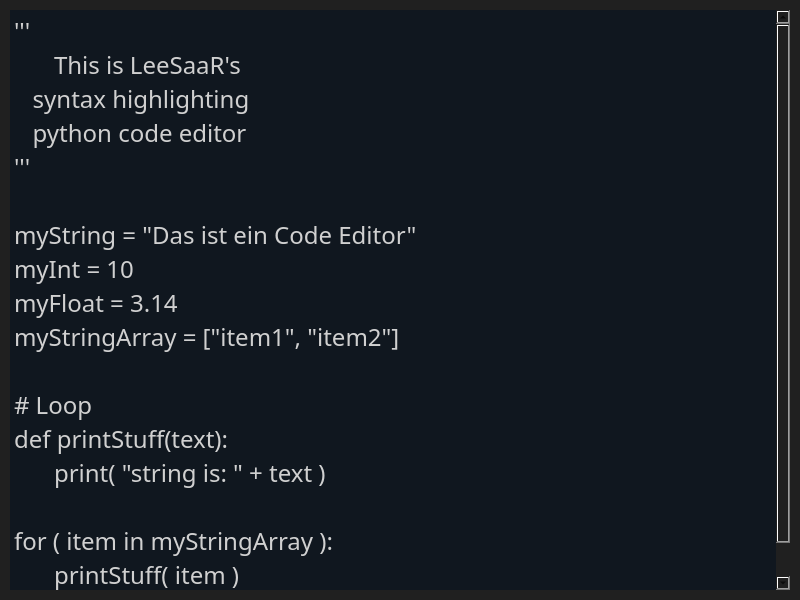
<?xml version="1.0" encoding="UTF-8"?>
<ui version="4.0">
 <class>MainWindow</class>
 <widget class="QMainWindow" name="MainWindow">
  <property name="geometry">
   <rect>
    <x>0</x>
    <y>0</y>
    <width>800</width>
    <height>600</height>
   </rect>
  </property>
  <property name="windowTitle">
   <string>MainWindow</string>
  </property>
  <widget class="QWidget" name="centralwidget">
   <property name="styleSheet">
    <string notr="true">background-color: rgb(32, 32, 32)</string>
   </property>
   <layout class="QVBoxLayout" name="verticalLayout">
    <property name="spacing">
     <number>0</number>
    </property>
    <property name="leftMargin">
     <number>10</number>
    </property>
    <property name="topMargin">
     <number>10</number>
    </property>
    <property name="rightMargin">
     <number>10</number>
    </property>
    <property name="bottomMargin">
     <number>10</number>
    </property>
    <item>
     <widget class="CodeEditor" name="codeEditor">
      <property name="font">
       <font>
        <family>Ubuntu Mono</family>
        <pointsize>18</pointsize>
       </font>
      </property>
      <property name="styleSheet">
       <string notr="true">QPlainTextEdit {
background-color: #10171f;
color: rgb(208, 208, 208);
}</string>
      </property>
      <property name="frameShape">
       <enum>QFrame::NoFrame</enum>
      </property>
      <property name="plainText">
       <string>'''
	This is LeeSaaR's 
   syntax highlighting 
   python code editor
'''

myString = &quot;Das ist ein Code Editor&quot;
myInt = 10
myFloat = 3.14
myStringArray = [&quot;item1&quot;, &quot;item2&quot;]

# Loop
def printStuff(text):
	print( &quot;string is: &quot; + text )

for ( item in myStringArray ):
	printStuff( item )</string>
      </property>
      <property name="tabStopDistance">
       <double>40.000000000000000</double>
      </property>
     </widget>
    </item>
   </layout>
  </widget>
 </widget>
 <customwidgets>
  <customwidget>
   <class>CodeEditor</class>
   <extends>QPlainTextEdit</extends>
   <header>codeeditor.h</header>
  </customwidget>
 </customwidgets>
 <resources/>
 <connections/>
</ui>
